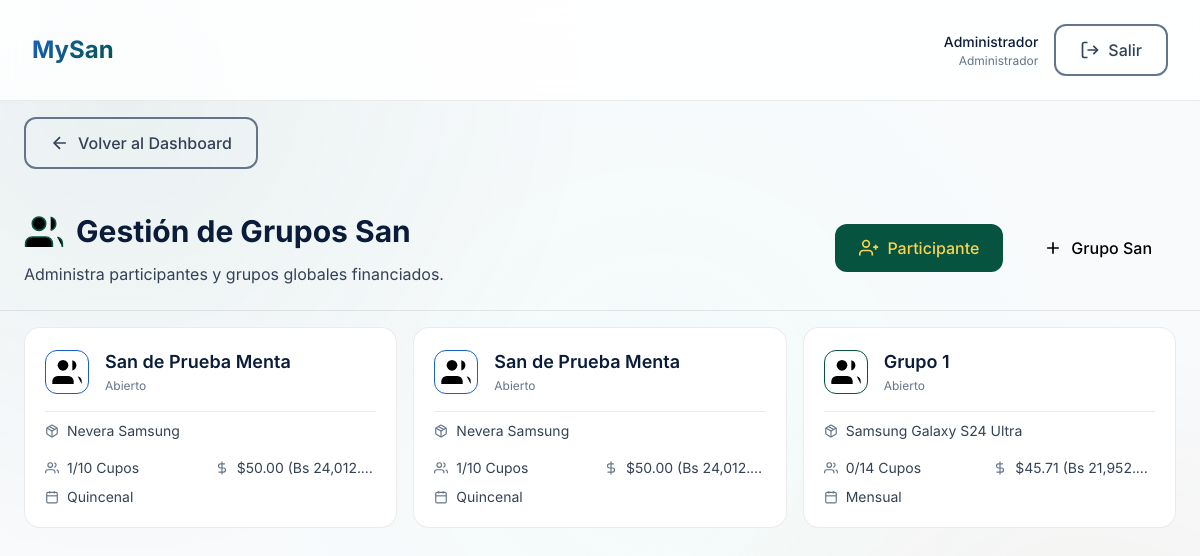
/modules/grupos/index.php (signed in), run on the app's committed database.
### tables this page shows
CREATE TABLE `usuarios` (
  `id` int NOT NULL AUTO_INCREMENT,
  `username` varchar(50) NOT NULL,
  `password` varchar(255) NOT NULL,
  `nombre` varchar(100) NOT NULL,
  `email` varchar(100) DEFAULT NULL,
  `pregunta_secreta` text,
  `respuesta_secreta` varchar(255) DEFAULT NULL,
  `created_at` timestamp NULL DEFAULT CURRENT_TIMESTAMP,
  `updated_at` timestamp NULL DEFAULT CURRENT_TIMESTAMP ON UPDATE CURRENT_TIMESTAMP,
  `rol` enum('admin','participante') DEFAULT 'admin',
  PRIMARY KEY (`id`),
  UNIQUE KEY `username` (`username`)
);

CREATE TABLE `grupos_san` (
  `id` int NOT NULL AUTO_INCREMENT,
  `producto_id` int NOT NULL,
  `nombre` varchar(100) NOT NULL,
  `fecha_inicio` date NOT NULL,
  `frecuencia` enum('quincenal','mensual') NOT NULL,
  `numero_cuotas` int NOT NULL,
  `cupos_totales` int NOT NULL,
  `cupos_ocupados` int DEFAULT '0',
  `monto_cuota` decimal(10,2) NOT NULL,
  `estado` enum('abierto','en_curso','finalizado') DEFAULT 'abierto',
  `created_at` timestamp NULL DEFAULT CURRENT_TIMESTAMP,
  `ronda_actual` int DEFAULT '1',
  PRIMARY KEY (`id`),
  KEY `producto_id` (`producto_id`),
  CONSTRAINT `grupos_san_ibfk_1` FOREIGN KEY (`producto_id`) REFERENCES `productos` (`id`) ON DELETE CASCADE
);

CREATE TABLE `productos` (
  `id` int NOT NULL AUTO_INCREMENT,
  `categoria_id` int NOT NULL,
  `nombre` varchar(100) NOT NULL,
  `marca` varchar(50) DEFAULT NULL,
  `modelo` varchar(50) DEFAULT NULL,
  `descripcion` text,
  `valor_total` decimal(10,2) NOT NULL,
  `imagen` varchar(255) DEFAULT NULL,
  `activo` tinyint DEFAULT '1',
  `created_at` timestamp NULL DEFAULT CURRENT_TIMESTAMP,
  PRIMARY KEY (`id`),
  KEY `categoria_id` (`categoria_id`),
  CONSTRAINT `productos_ibfk_1` FOREIGN KEY (`categoria_id`) REFERENCES `categorias` (`id`) ON DELETE CASCADE
);

CREATE TABLE `tasas_cambio` (
  `id` int NOT NULL AUTO_INCREMENT,
  `tasa` decimal(10,4) NOT NULL,
  `fecha` date NOT NULL,
  `origen` varchar(50) DEFAULT 'auto',
  `created_at` timestamp NULL DEFAULT CURRENT_TIMESTAMP,
  PRIMARY KEY (`id`),
  UNIQUE KEY `fecha` (`fecha`)
);

### config/database.php (called while the page is built, shortened)
<?php
try {
    $dsn = "mysql:host=" . DB_HOST . ";port=3306;dbname=" . DB_NAME . ";charset=" . DB_CHARSET;
    $options = [
        PDO::ATTR_ERRMODE => PDO::ERRMODE_EXCEPTION,
        PDO::ATTR_DEFAULT_FETCH_MODE => PDO::FETCH_ASSOC,
        PDO::ATTR_EMULATE_PREPARES => false,
    ];
    $pdo = new PDO($dsn, DB_USER, DB_PASS, $options);
} catch (PDOException $e) {
    die(json_encode([
        'success' => false,
        'message' => 'Error de conexión a la base de datos: ' . $e->getMessage()
    ]));
}
function isLoggedIn()
{
    return isset($_SESSION['user_id']);
}
function getCurrentUser()
{
    global $pdo;
    $stmt = $pdo->prepare("SELECT id, username, nombre, email FROM usuarios WHERE id = ?");
    $stmt->execute([$_SESSION['user_id']]);
    return $stmt->fetch();
}
function getBcvRate()
{
    global $pdo;
    try {
        $today = date('Y-m-d');
        $stmt = $pdo->prepare("SELECT tasa FROM tasas_cambio WHERE fecha = ? ORDER BY id DESC LIMIT 1");
        $stmt->execute([$today]);
        if ($row = $stmt->fetch()) {
            return (float)$row['tasa'];
        }
    } catch (Exception $e) {
    }
    return 75.00;
}
function formatMoneyBcv($amountUsd) {
    return formatMoneyCustomRate($amountUsd, getBcvRate());
}
function formatMoneyCustomRate($amountUsd, $rate) {
    $amountUsd = (float)$amountUsd;
    $rate = (float)$rate;
    $bs = $amountUsd * $rate;
    return '$' . number_format($amountUsd, 2) . ' (Bs ' . number_format($bs, 2) . ')';
}
?>

### modules/grupos/index.php (the view, shortened to what this page needs)
<?php
require_once '../../config/database.php';
$user = getCurrentUser();
$stmt = $pdo->query("
    SELECT gs.*, p.nombre as producto_nombre, p.marca as producto_marca, p.modelo as producto_modelo, c.color as categoria_color
    FROM grupos_san gs
    JOIN productos p ON gs.producto_id = p.id
    JOIN categorias c ON p.categoria_id = c.id
    WHERE gs.estado != 'finalizado'
    ORDER BY gs.fecha_inicio DESC
");
$grupos = $stmt->fetchAll();
?>
<!DOCTYPE html>
<html lang="es">
<head>
    <link rel="stylesheet" href="../../assets/fonts/inter.css">
    <link rel="stylesheet" href="../../assets/css/reset.css">
    <link rel="stylesheet" href="../../assets/css/variables.css">
    <link rel="stylesheet" href="../../assets/css/bento-grid.css">
    <link rel="stylesheet" href="../../assets/css/main.css">
</head>
<body>
    <div class="main-content">
        <?php
        $headerLogoHref     = '../../dashboard.php';
        $headerLogoutHref   = '../../logout.php';
        $headerBackUrl      = '../../dashboard.php';
        $headerBackLabel    = 'Volver al Dashboard';
        include '../../includes/header.php';
        ?>
        <div class="page-header" style="padding: var(--space-6); margin-bottom: var(--space-4); border-bottom: 1px solid var(--glass-border);">
            <div style="display: flex; justify-content: space-between; align-items: center; flex-wrap: wrap; gap: var(--space-4);">
                <div>
                    <h1 class="page-title" style="font-size: var(--font-size-3xl); font-weight: var(--font-weight-bold); display: flex; align-items: center; gap: var(--space-3);">
                        <svg class="icon-xl" style="width: 40px; height: 40px; stroke: var(--color-secondary);">
                            <use href="#icon-users"></use>
                        </svg>
                        Gestión de Grupos San
                    </h1>
                    <p style="color: var(--color-text-secondary); margin-top: var(--space-2);">
                        Administra participantes y grupos globales financiados.
                    </p>
                </div>
                <div style="display: flex; gap: var(--space-4);">
                    <button class="btn btn-menta" onclick="openModal('nuevoParticipanteModal')">
                        <svg class="icon"><use href="#icon-user-plus"></use></svg> Participante
                    </button>
                    <button class="btn btn-secondary" onclick="openModal('nuevoGrupoModal')">
                        <svg class="icon"><use href="#icon-plus"></use></svg> Grupo San
                    </button>
                </div>
            </div>
        </div>
        <div class="bento-container" style="max-width: 1600px; margin: 0 auto; padding: 0 var(--space-6);">
            <div class="bento-12">
                <div style="display: grid; grid-template-columns: repeat(auto-fill, minmax(340px, 1fr)); gap: var(--space-4);">
                    <?php if (empty($grupos)): ?>
                        <div style="grid-column: 1 / -1; text-align: center; padding: var(--space-10); color: var(--color-text-tertiary);">
                            <svg class="icon-xl" style="width: 64px; height: 64px; opacity: 0.2; margin: 0 auto var(--space-4); display: block;"><use href="#icon-users"></use></svg>
                            No hay grupos activos. Crea un nuevo Grupo San y asocia un producto.
                        </div>
                    <?php else: ?>
                        <?php foreach ($grupos as $grupo): ?>
                            <?php
                            $stmtC = $pdo->prepare("SELECT categoria_id FROM productos WHERE id = ?");
                            $stmtC->execute([$grupo['producto_id']]);
                            $cat_id = $stmtC->fetchColumn();
                            ?>
                            <div class="group-card" onmouseover="this.style.borderColor='var(--color-<?php echo $grupo['categoria_color']; ?>)'" onmouseout="this.style.borderColor='var(--glass-border)'"
                                onclick="location.href='../categoria/pagos.php?id=<?php echo $cat_id; ?>&grupo_id=<?php echo $grupo['id']; ?>'">
                                <div class="group-header">
                                    <div class="group-icon" style="border: 1px solid var(--color-<?php echo $grupo['categoria_color']; ?>); color: var(--color-<?php echo $grupo['categoria_color']; ?>);">
                                        <svg class="icon-lg"><use href="#icon-users"></use></svg>
                                    </div>
                                    <div class="group-title">
                                        <?php echo htmlspecialchars($grupo['nombre']); ?>
                                        <div style="font-size: var(--font-size-xs); font-weight: normal; color: var(--color-text-tertiary); margin-top:2px;">
                                            <?php echo ucfirst($grupo['estado']); ?>
                                        </div>
                                    </div>
                                </div>
                                <div class="group-details">
                                    <div class="detail-item" style="grid-column: 1 / -1; margin-bottom: var(--space-2);">
                                        <svg class="icon" style="stroke: var(--color-text-tertiary);"><use href="#icon-package"></use></svg>
                                        <span title="<?php echo htmlspecialchars($grupo['producto_nombre']); ?>"><?php echo htmlspecialchars($grupo['producto_nombre']); ?></span>
                                    </div>
                                    <div class="detail-item">
                                        <svg class="icon" style="stroke: var(--color-text-tertiary);"><use href="#icon-users"></use></svg>
                                        <span><?php echo $grupo['cupos_ocupados']; ?>/<?php echo $grupo['cupos_totales']; ?> Cupos</span>
                                    </div>
                                    <div class="detail-item">
                                        <svg class="icon" style="stroke: var(--color-text-tertiary);"><use href="#icon-dollar"></use></svg>
                                        <span><?php echo formatMoneyBcv($grupo['monto_cuota']); ?></span>
                                    </div>
                                    <div class="detail-item">
                                        <svg class="icon" style="stroke: var(--color-text-tertiary);"><use href="#icon-calendar"></use></svg>
                                        <span><?php echo ucfirst($grupo['frecuencia']); ?></span>
                                    </div>
                                </div>
                            </div>
                        <?php endforeach; ?>
                    <?php endif; ?>
                </div>
            </div>
        </div>
    </div>
</body>
</html>

### includes/header.php (shortened to what this page needs)
<?php
$headerLogoHref         = $headerLogoHref ?? 'dashboard.php';
$headerLogoutHref       = $headerLogoutHref ?? 'logout.php';
$headerBackUrl          = $headerBackUrl ?? null;
$headerBackLabel        = $headerBackLabel ?? 'Volver';
?>
<header class="header">
    <div class="header-content">
        <a href="<?php echo $headerLogoHref; ?>" class="header-logo">MySan</a>
        <div class="header-user">
            <div class="user-info">
                <div class="user-name">
                    <?php echo htmlspecialchars($user['nombre'] ?? 'Usuario'); ?>
                </div>
                <div class="user-role">Administrador</div>
            </div>
            <a href="<?php echo $headerLogoutHref; ?>" class="btn btn-outline">
                <svg class="icon"><use href="#icon-log-out"></use></svg>
                <span>Salir</span>
            </a>
        </div>
    </div>
</header>
<?php if ($headerBackUrl): ?>
<div style="padding: var(--space-4) var(--space-6);">
    <a href="<?php echo $headerBackUrl; ?>" class="btn btn-outline">
        <svg class="icon"><use href="#icon-arrow-left"></use></svg>
        <?php echo htmlspecialchars($headerBackLabel); ?>
    </a>
</div>
<?php endif; ?>

### assets/css/variables.css (style rules this page uses)
:root { --color-primary: #1960c3; --color-primary-mid: #1f78f0; --color-primary-light: #4994f5; --color-primary-dim: #104085; --color-primary-glow: rgba(25, 96, 195, 0.18); --color-primary-tint: rgba(25, 96, 195, 0.05); --color-secondary: #06543f; --color-secondary-mid: #087557; --color-secondary-light: #0a9670; --color-secondary-dim: #043628; --color-secondary-glow: rgba(6, 84, 63, 0.15); --color-secondary-tint: rgba(6, 84, 63, 0.05); --color-accent: #fcd34d; --color-accent-dim: #d97706; --color-accent-glow: rgba(252, 211, 77, 0.15); --color-accent-light: #fde68a; --color-accent-tint: rgba(252, 211, 77, 0.05); --color-electro: var(--color-primary); --color-electro-dim: var(--color-primary-dim); --color-electro-glow: var(--color-primary-glow); --color-electro-tint: var(--color-primary-tint); --color-telefonia: var(--color-secondary); --color-telefonia-dim: var(--color-secondary-dim); --color-telefonia-glow: var(--color-secondary-glow); --color-moto: var(--color-accent-dim); --color-moto-dim: #b45309; --color-moto-glow: var(--color-accent-glow); --color-turnos: #6366f1; --color-turnos-dim: #4f46e5; --color-turnos-glow: rgba(99, 102, 241, 0.18); --color-turnos-tint: rgba(99, 102, 241, 0.05); --color-comprobantes: #0ea5e9; --color-comprobantes-dim: #0284c7; --color-comprobantes-glow: rgba(14, 165, 233, 0.18); --color-violeta: var(--color-primary); --color-violeta-dim: var(--color-primary-dim); --color-violeta-glow: var(--color-primary-glow); --color-menta: var(--color-secondary); --color-menta-dim: var(--color-secondary-dim); --color-menta-glow: var(--color-secondary-glow); --color-salmon: var(--color-accent); --color-salmon-dim: var(--color-accent-dim); --color-salmon-glow: var(--color-accent-glow); --color-background: #f8fafc; --color-surface: #ffffff; --color-surface-elevated: #ffffff; --color-surface-hover: #f1f5f9; --color-surface-section: #e2e8f0; --glass-background: rgba(255, 255, 255, 0.85); --glass-border: rgba(0, 0, 0, 0.08); --glass-blur: blur(16px); --color-text-primary: #0a1c3a; --color-text-secondary: #334155; --color-text-tertiary: #64748b; --color-text-inverse: #fcd34d; --color-success: var(--color-primary-mid); --color-warning: var(--color-secondary); --color-error: hsl(0, 72%, 51%); --color-info: var(--color-electro); --font-family: 'Inter', -apple-system, BlinkMacSystemFont, 'SF Pro Display', sans-serif; --font-sans: var(--font-family); --font-size-xs: 0.75rem; --font-size-sm: 0.875rem; --font-size-base: 1rem; --font-size-md: 1rem; --font-size-lg: 1.125rem; --font-size-xl: 1.25rem; --font-size-2xl: 1.5rem; --font-size-3xl: 1.875rem; --font-size-4xl: 2.25rem; --font-weight-regular: 400; --font-weight-medium: 500; --font-weight-semibold: 600; --font-weight-bold: 700; --space-1: 0.25rem; --space-2: 0.5rem; --space-3: 0.75rem; --space-4: 1rem; --space-5: 1.25rem; --space-6: 1.5rem; --space-8: 2rem; --space-10: 2.5rem; --space-12: 3rem; --space-16: 4rem; --space-20: 5rem; --radius-sm: 8px; --radius-md: 12px; --radius-lg: 16px; --radius-xl: 24px; --radius-bento: 20px; --radius-full: 9999px; --shadow-sm: 0 1px 4px rgba(0,0,0,.06), 0 2px 8px rgba(0,0,0,.04); --shadow-md: 0 4px 12px rgba(0,0,0,.08), 0 8px 24px rgba(0,0,0,.06); --shadow-lg: 0 8px 24px rgba(0,0,0,.10), 0 20px 48px rgba(0,0,0,.08); --shadow-glow-primary: 0 0 24px var(--color-primary-glow); --shadow-glow-secondary: 0 0 24px var(--color-secondary-glow); --shadow-glow-accent: 0 0 24px var(--color-accent-glow); --shadow-glow-violeta: var(--shadow-glow-primary); --shadow-glow-menta: var(--shadow-glow-secondary); --shadow-glow-salmon: var(--shadow-glow-accent); --transition-fast: 150ms cubic-bezier(0.4, 0, 0.2, 1); --transition-base: 250ms cubic-bezier(0.4, 0, 0.2, 1); --transition-slow: 400ms cubic-bezier(0.4, 0, 0.2, 1); --z-base: 1; --z-dropdown: 100; --z-modal: 200; --z-toast: 300; }

### assets/css/bento-grid.css (style rules this page uses)
.bento-container { display: grid; grid-template-columns: repeat(12, 1fr); gap: var(--space-6); padding: var(--space-8); max-width: 1600px; margin: 0 auto; }
.bento-12 { grid-column: span 12; }
@media (max-width: 1200px) { .bento-container { grid-template-columns: repeat(8, 1fr); } }
@media (max-width: 1200px) { .bento-8, .bento-9, .bento-10, .bento-11, .bento-12 { grid-column: span 8; } }

### data on the page
usuarios: nombre "Administrador"
grupos_san: nombre "San de Prueba Menta", estado "Abierto", producto.nombre "Nevera Samsung", cupos_ocupados "1", cupos_totales "10", monto_cuota.tasa "$50.00 (Bs 24,012.…", frecuencia "Quincenal"
grupos_san: nombre "San de Prueba Menta", estado "Abierto", producto.nombre "Nevera Samsung", cupos_ocupados "1", cupos_totales "10", monto_cuota.tasa "$50.00 (Bs 24,012.…", frecuencia "Quincenal"
grupos_san: nombre "Grupo 1", estado "Abierto", producto.nombre "Samsung Galaxy S24 Ultra", cupos_ocupados "0", cupos_totales "14", monto_cuota.tasa "$45.71 (Bs 21,952.…", frecuencia "Mensual"

### other printed values
$headerBackLabel "Volver al Dashboard"
